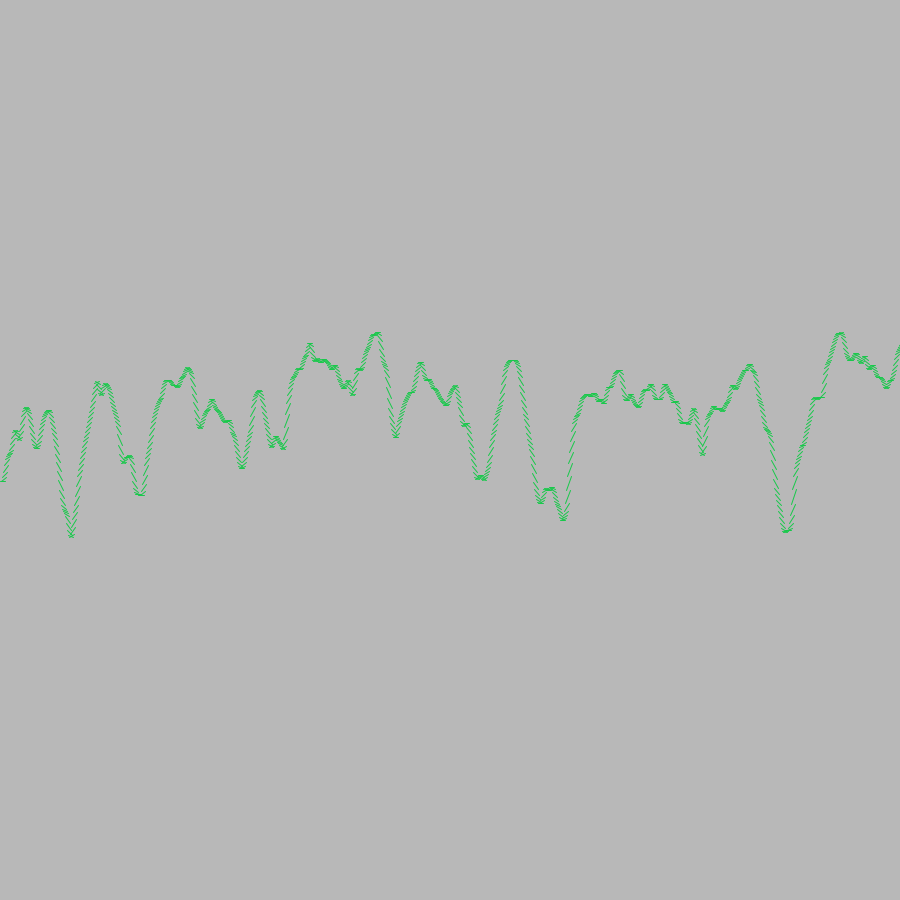
Frame 1 (no input)
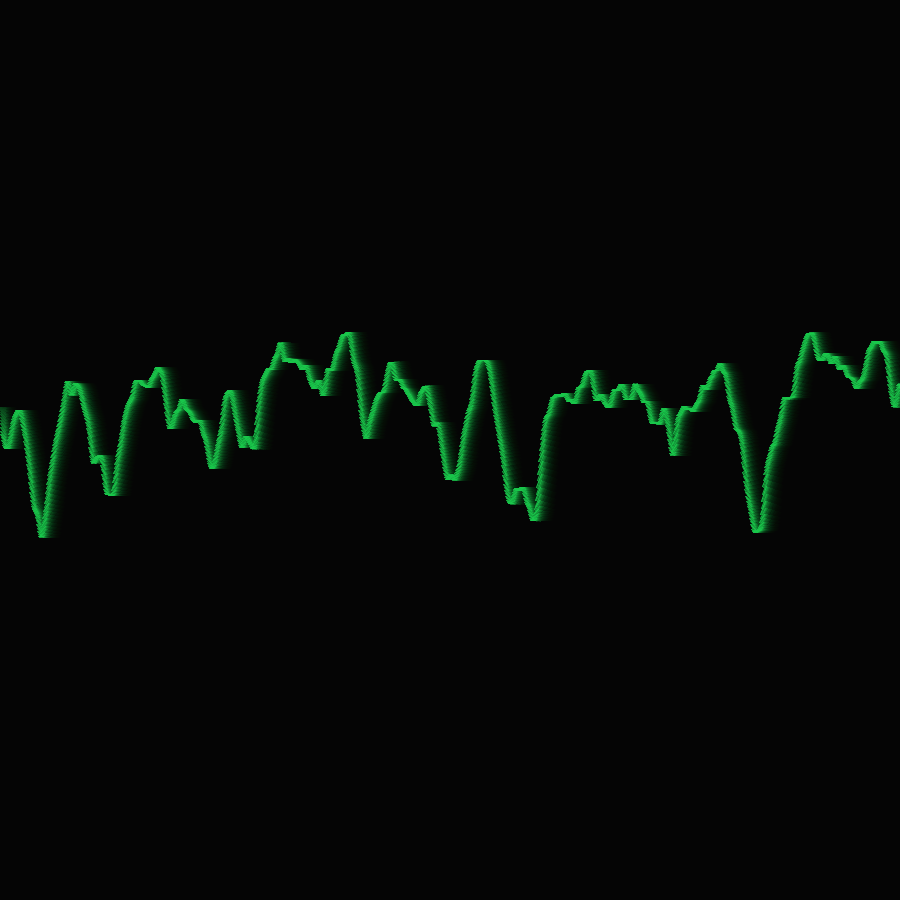
Frame 60 (the mouse pressed at the canvas centre just before this capture)
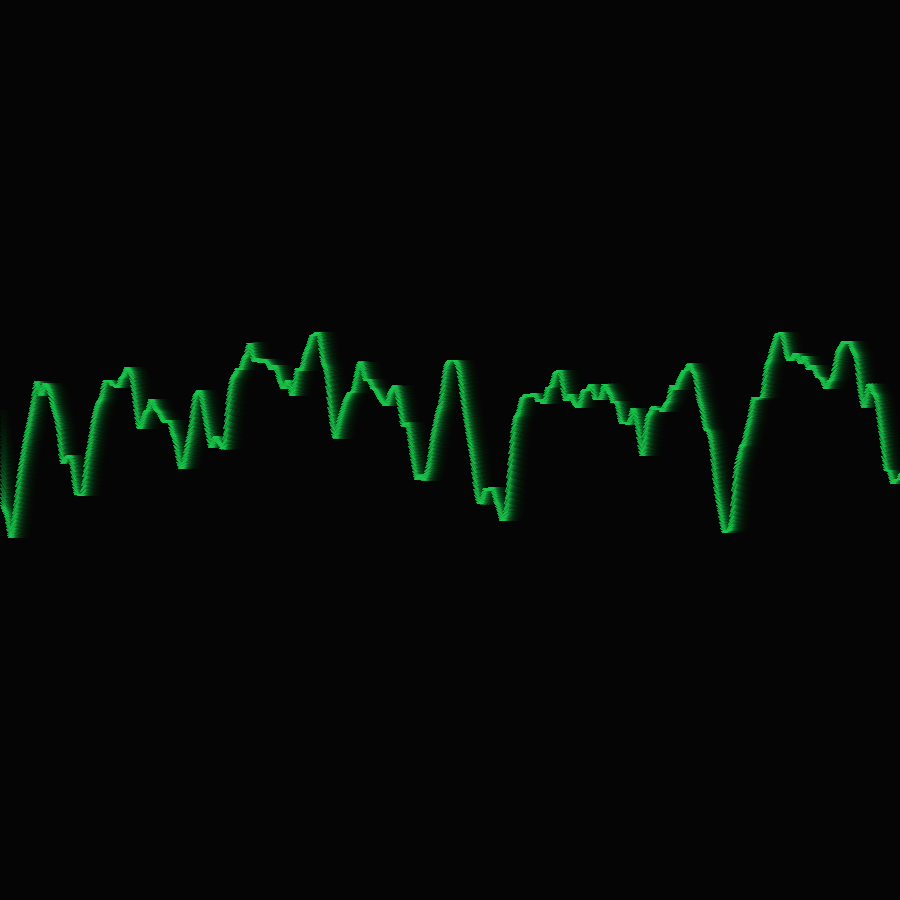
Frame 120 (the mouse held since frame 60 and released just before this capture)

The Processing sketch that drew these frames (run headless with seeded random() and noise(); from frame 60 on, the mouse is pressed at the canvas centre):

// Processing sketch: seno
// ── seno.pde
float startAngle = 0;
float angleVel = 0.0293;
float lineLength = 5;


void setup() {
  size (900,900);
  
}

void draw() {
  bg();
  
  //float lineLength = mouseY;
  
  startAngle += 0.015;
  montains();
}

void montains() {
  float angle = startAngle;
  //lineLength = mouseX/10;
    for (int x = 0; x <= width; x += 1) {
      float t = (x-450)/225;
      println(t);
      PVector y = new PVector (map(noise(angle-angleVel),-1,1,0,600),map(noise(angle),-1,1,0,600));
      println(y.x,y.y);
      stroke(25,200,75);
      strokeWeight(1);
      noFill();
      //circle(x,y.y,5);
      line(x,y.x,x+lineLength,y.y);
      angle += angleVel;
    }
}

void bg() {
  pushMatrix();
  translate(0,0);
  noStroke();
  fill(0,25);
  rect(0,0,width,height);
  popMatrix();
}
